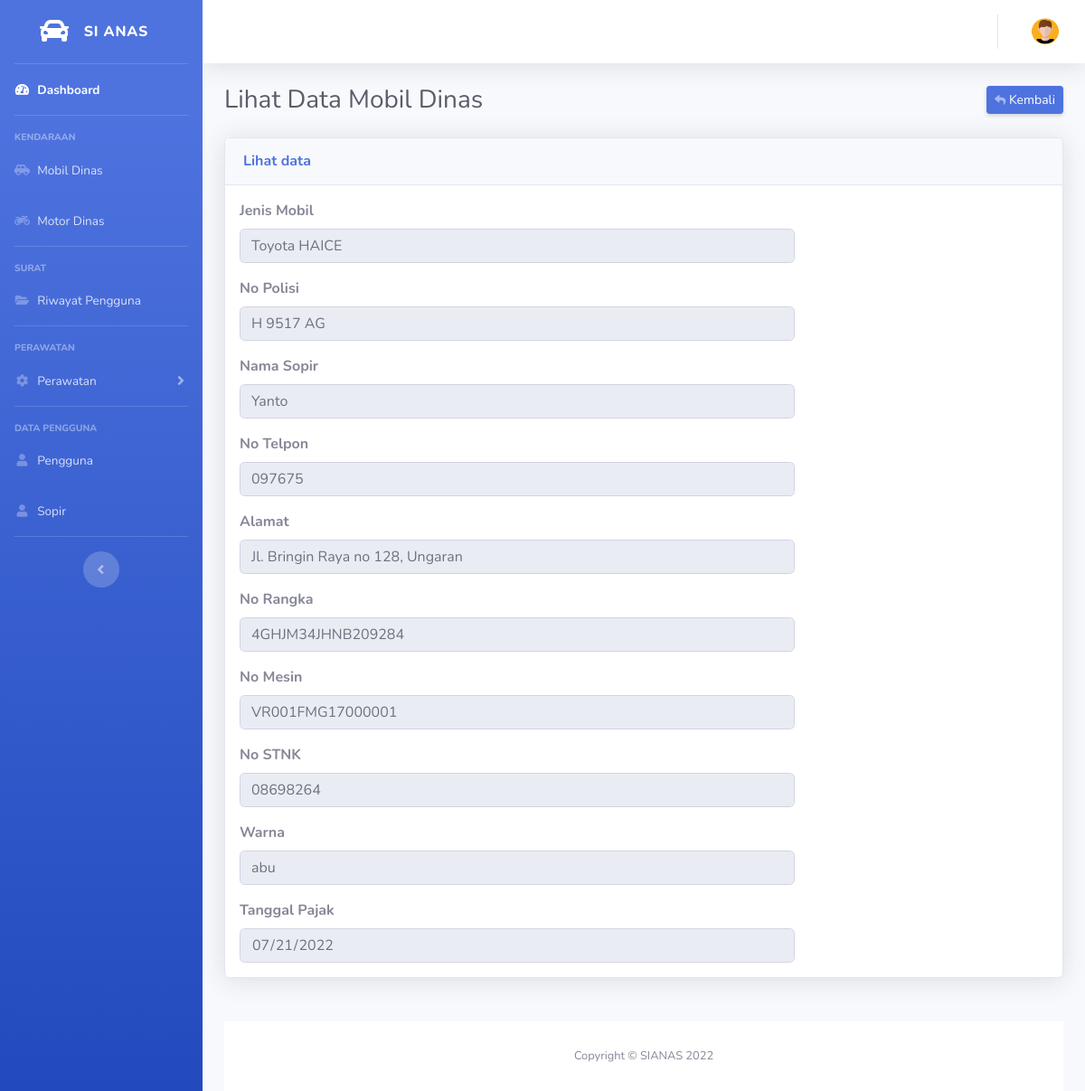
The app's page /mobil/lihat/17, older data.
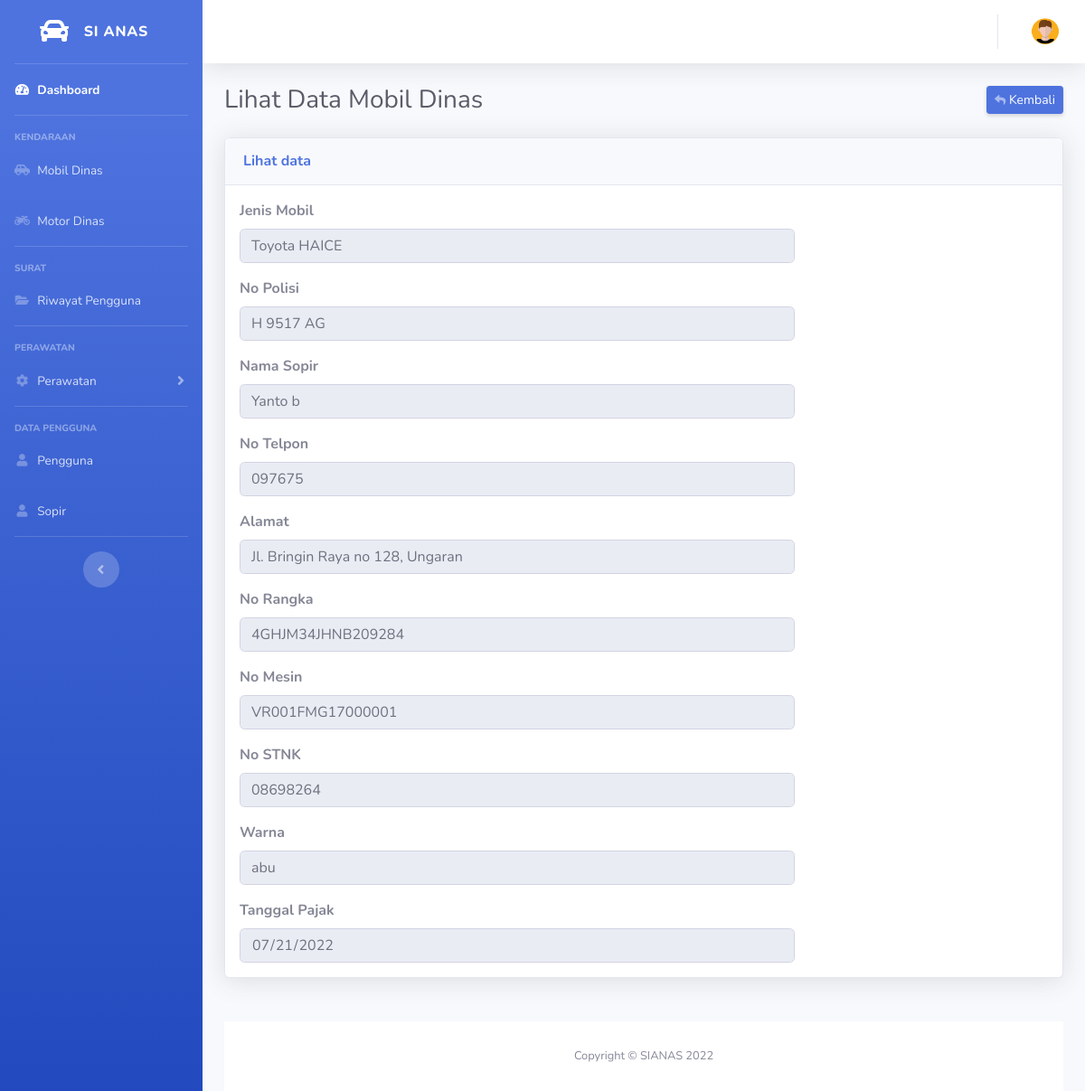
The same page, newer data.
### tables this page shows
CREATE TABLE `mobil` (
  `no_mobil` int(10) NOT NULL,
  `nama` varchar(120) NOT NULL,
  `no_hp` varchar(120) NOT NULL,
  `alamat` varchar(120) NOT NULL,
  `username` varchar(120) NOT NULL,
  `password` varchar(120) NOT NULL,
  `role` int(10) NOT NULL,
  `jenis_mobil` varchar(20) NOT NULL,
  `no_plat` varchar(20) NOT NULL,
  `tgl_pjk` date NOT NULL,
  `no_rangka` varchar(120) NOT NULL,
  `no_mesin` varchar(120) NOT NULL,
  `no_stnk` varchar(120) NOT NULL,
  `warna` varchar(120) NOT NULL,
  `status` varchar(20) NOT NULL,
  `foto` varchar(120) NOT NULL
);

### application/controllers/Mobil.php (called while the page is built, shortened)
<?php
class Mobil extends CI_Controller
{
	function __construct()
	{
		$this->load->library('form_validation');
		$this->load->helper(array('url', 'form'));
		$this->load->model('admin/Mobil_model', 'mobil');
	}
	public function lihat($no_mobil)
	{
		$data['session'] = $this->session->userdata('nama');
		$id = $this->session->userdata('userid');
		$data['nama'] = $this->db->get_where('admin', ['no_admin' => $id])->row_array();
		$data['mobil'] = $this->mobil->getMobilById($no_mobil);
		$this->load->view('admin/template/header', $data);
		$this->load->view('admin/template/sidebar', $data);
		$this->load->view('admin/template/topbar', $data);
		$this->load->view('admin/mobil/lihat', $data);
		$this->load->view('admin/template/footer', $data);
	}
}

### index.php (called while the page is built, shortened)
<?php
require_once BASEPATH.'core/CodeIgniter.php';

### application/models/admin/Mobil_model.php (called while the page is built, shortened)
<?php
class Mobil_model extends CI_Model
{
    public function getMobilById($no_mobil)
    {
        return $this->db->get_where('mobil', ['no_mobil' => $no_mobil])->row_array();
    }
}

### application/views/admin/mobil/lihat.php (the view, shortened to what the changed rows need)
<div class="container-fluid">
    <div class="d-sm-flex align-items-center justify-content-between mb-4">
        <h1 class="h3 mb-0 text-gray-800">Lihat Data Mobil Dinas</h1>
    </div>
    <div class="row">
        <div class="col-lg-12 mb-4">
            <div class="card shadow mb-4">
                <form action="" method="POST">
                    <div class="form-row">
                        <div class="form-group col-md-8 ml-3 mt-3">
                            <label for="kode"><strong>Jenis Mobil</strong></label>
                            <input type="text" name="jenis_mobil" placeholder="Masukkan Jenis Mobil" autocomplete="off" class="form-control" id="jenis_mobil" value="<?= $mobil['jenis_mobil']; ?>" readonly>
                        </div>
                    </div>
                    <div class="form-row">
                        <div class="form-group col-md-8 ml-3">
                            <label for="email"><strong>No Polisi</strong></label>
                            <input type="text" name="no_plat" placeholder="Masukkan No Plat" autocomplete="off" class="form-control" id="no_plat" value="<?= $mobil['no_plat']; ?>" readonly>
                        </div>
                    </div>
                    <div class="form-row">
                        <div class="form-group col-md-8 ml-3">
                            <label for="kode"><strong>Nama Sopir</strong></label>
                            <input type="text" name="nama" placeholder="Masukkan Nama Sopir" autocomplete="off" class="form-control" id="nama" value="<?= $mobil['nama']; ?>" readonly>
                        </div>
                    </div>
                    <div class="form-row">
                        <div class="form-group col-md-8 ml-3 ">
                            <label for="kode"><strong>No Telpon</strong></label>
                            <input type="text" name="no_hp" placeholder="Masukkan No Telpon" autocomplete="off" class="form-control" id="no_hp" value="<?= $mobil['no_hp']; ?>" readonly>
                        </div>
                    </div>
                    <div class="form-row">
                        <div class="form-group col-md-8 ml-3">
                            <label for="kode"><strong>Alamat</strong></label>
                            <input type="text" name="alamat" placeholder="Masukkan Alamat" autocomplete="off" class="form-control" id="alamat" value="<?= $mobil['alamat']; ?>" readonly>
                        </div>
                    </div>
                    <div class="form-row">
                        <div class="form-group col-md-8 ml-3">
                            <label for="email"><strong>No Rangka</strong></label>
                            <input type="text" name="no_rangka" placeholder="Masukkan No Rangka" autocomplete="off" class="form-control" id="no_rangka" value="<?= $mobil['no_rangka']; ?>" readonly>
                        </div>
                    </div>
                    <div class="form-row">
                        <div class="form-group col-md-8 ml-3">
                            <label for="email"><strong>No Mesin</strong></label>
                            <input type="text" name="no_mesin" placeholder="Masukkan No Mesin" autocomplete="off" class="form-control" id="no_mesin" value="<?= $mobil['no_mesin']; ?>" readonly>
                        </div>
                    </div>
                    <div class="form-row">
                        <div class="form-group col-md-8 ml-3">
                            <label for="email"><strong>No STNK</strong></label>
                            <input type="text" name="no_stnk" placeholder="Masukkan No STNK" autocomplete="off" class="form-control" id="no_stnk" value="<?= $mobil['no_stnk']; ?>" readonly>
                        </div>
                    </div>
                    <div class="form-row">
                        <div class="form-group col-md-8 ml-3">
                            <label for="email"><strong>Warna</strong></label>
                            <input type="text" name="warna" placeholder="Masukkan Warna" autocomplete="off" class="form-control" id="warna" value="<?= $mobil['warna']; ?>" readonly>
                        </div>
                    </div>
                    <div class="form-row">
                        <div class="form-group col-md-8 ml-3">
                            <label for="email"><strong>Tanggal Pajak</strong></label>
                            <input type="date" name="tgl_pjk" placeholder="Masukkan Tanggal Pajak" autocomplete="off" class="form-control" id="tgl_pjk" value="<?= $mobil['tgl_pjk']; ?>" readonly>
                        </div>
                    </div>
                </form>
            </div>
        </div>
    </div>
</div>
</div>
</body>
</html>

Row changes from the older to the newer data that the page shows:
changed mobil "Toyota HAICE": nama "Yanto" → "Yanto b"
